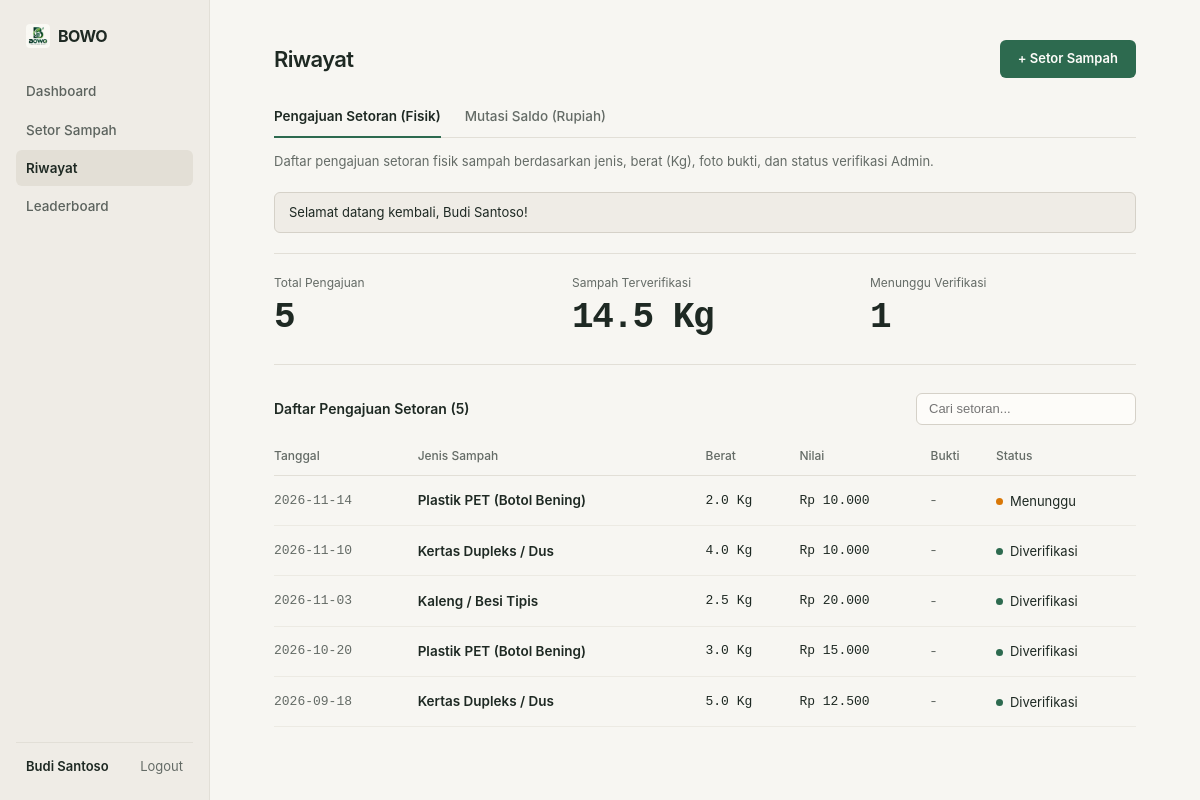
Page /index.php?c=deposit&a=history (signed in) on the committed database.
### tables this page shows
CREATE TABLE `deposits` (
  `id` INT UNSIGNED NOT NULL AUTO_INCREMENT,
  `user_id` INT UNSIGNED NOT NULL,
  `waste_type_id` INT UNSIGNED NOT NULL,
  `weight` DECIMAL(8,2) NOT NULL,
  `price_per_kg` DECIMAL(10,2) NOT NULL,
  `total_value` DECIMAL(12,2) NOT NULL,
  `points` INT NOT NULL,
  `deposit_date` DATE NOT NULL,
  `notes` TEXT DEFAULT NULL,
  `photo_proof` VARCHAR(255) DEFAULT NULL,
  `status` ENUM('menunggu', 'diverifikasi', 'ditolak') NOT NULL DEFAULT 'menunggu',
  `verified_by` INT UNSIGNED DEFAULT NULL,
  `verified_at` DATETIME DEFAULT NULL,
  `created_at` TIMESTAMP NOT NULL DEFAULT CURRENT_TIMESTAMP,
  PRIMARY KEY (`id`),
  KEY `idx_deposits_user_id` (`user_id`),
  KEY `idx_deposits_waste_type_id` (`waste_type_id`),
  KEY `idx_deposits_verified_by` (`verified_by`),
  CONSTRAINT `fk_deposits_user` FOREIGN KEY (`user_id`) REFERENCES `users` (`id`) ON DELETE CASCADE,
  CONSTRAINT `fk_deposits_waste_type` FOREIGN KEY (`waste_type_id`) REFERENCES `waste_types` (`id`) ON DELETE CASCADE,
  CONSTRAINT `fk_deposits_verifier` FOREIGN KEY (`verified_by`) REFERENCES `users` (`id`) ON DELETE SET NULL
);

CREATE TABLE `waste_types` (
  `id` INT UNSIGNED NOT NULL AUTO_INCREMENT,
  `name` VARCHAR(50) NOT NULL,
  `category` VARCHAR(50) NOT NULL,
  `price_per_kg` DECIMAL(10,2) NOT NULL,
  `description` TEXT DEFAULT NULL,
  `status` ENUM('active', 'inactive') NOT NULL DEFAULT 'active',
  `created_at` TIMESTAMP NOT NULL DEFAULT CURRENT_TIMESTAMP,
  PRIMARY KEY (`id`)
);

### app/core/Controller.php (called while the page is built, shortened)
<?php
class Controller
{
    protected function view($viewPath, $data = array())
    {
        $viewFile = __DIR__ . '/../views/' . $viewPath . '.php';
        require $viewFile;
    }
}

### app/controllers/DepositController.php (called while the page is built, shortened)
<?php
class DepositController extends Controller
{
    private $depositModel;
    public function __construct()
    {
        $this->depositModel   = $this->model('Deposit');
    }
    public function history()
    {
        $userId = (int)$_SESSION['user_id'];
        $this->view('user/deposits', array(
            'title'           => 'Riwayat Pengajuan Setoran — BOWO',
            'deposits'        => $this->depositModel->getByUserWithWaste($userId),
            'total_count'     => $this->depositModel->countByUser($userId),
            'verified_weight' => $this->depositModel->getTotalVerifiedWeightByUser($userId),
            'pending_count'   => $this->depositModel->countPendingByUser($userId),
            'flash'           => $this->getFlash()
        ));
    }
}

### index.php (called while the page is built, shortened)
<?php
require_once __DIR__ . '/app/config/Database.php';
require_once __DIR__ . '/app/core/Model.php';
require_once __DIR__ . '/app/core/Controller.php';
$actionMethod  = isset($_GET['a']) ? trim($_GET['a']) : 'index';
$controller = new $controllerName();
$controller->$actionMethod();

### app/core/Model.php (called while the page is built, shortened)
<?php
class Model
{
    public function __construct()
    {
        $this->db = (new Database())->getConnection();
    }
}

### app/config/Database.php (called while the page is built, shortened)
<?php
class Database
{
    private $host     = '127.0.0.1';
    private $db_name  = 'bowo_db';
    private $username = 'root';
    private $password = '';
    private $pdo      = null;
    public function __construct()
    {
        $dsn = 'mysql:host=' . $this->host . ';dbname=' . $this->db_name . ';charset=utf8mb4';
        try {
            $this->pdo = new PDO($dsn, $this->username, $this->password);
            $this->pdo->setAttribute(PDO::ATTR_ERRMODE, PDO::ERRMODE_EXCEPTION);
            $this->pdo->setAttribute(PDO::ATTR_DEFAULT_FETCH_MODE, PDO::FETCH_ASSOC);
        } catch (PDOException $e) {
            die('Koneksi database gagal: ' . htmlspecialchars($e->getMessage()));
        }
    }
    public function getConnection()
    {
        return $this->pdo;
    }
}

### app/models/Deposit.php (called while the page is built, shortened)
<?php
class Deposit extends Model
{
    public function getByUserWithWaste($userId)
    {
        $sql = "SELECT d.*, w.name AS waste_name, w.category AS waste_category
                FROM deposits d
                JOIN waste_types w ON d.waste_type_id = w.id
                WHERE d.user_id = :user_id
                ORDER BY d.id DESC";
        $stmt = $this->db->prepare($sql);
        $stmt->execute(array('user_id' => (int)$userId));
        return $stmt->fetchAll();
    }
}

### app/views/user/deposits.php (the view, shortened to what this page needs)
<?php
require __DIR__ . '/../layouts/header.php';
$statusMap = array(
    'diverifikasi' => array('dot-green', 'Diverifikasi'),
    'ditolak'      => array('dot-red',   'Ditolak'),
    'menunggu'     => array('dot-amber', 'Menunggu')
);
?>
<div class="app-shell">
    <?php require __DIR__ . '/../layouts/user_sidebar.php'; ?>
    <main class="main-canvas">
        <div class="page-header">
            <h1>Riwayat</h1>
            <a href="<?= BASE_URL ?>/index.php?c=deposit&a=create" class="btn-primary">+ Setor Sampah</a>
        </div>
        <nav class="sub-tabs">
            <a href="<?= BASE_URL ?>/index.php?c=deposit&a=history" class="active">Pengajuan Setoran (Fisik)</a>
            <a href="<?= BASE_URL ?>/index.php?c=transaction&a=history">Mutasi Saldo (Rupiah)</a>
        </nav>
        <p class="sub-desc">Daftar pengajuan setoran fisik sampah berdasarkan jenis, berat (Kg), foto bukti, dan status verifikasi Admin.</p>
        <?php require __DIR__ . '/../layouts/flash.php'; ?>
        <section class="metrics-row">
            <div>
                <span class="metric-label">Total Pengajuan</span>
                <div class="metric-value"><?= number_format((int)$total_count) ?></div>
            </div>
            <div>
                <span class="metric-label">Sampah Terverifikasi</span>
                <div class="metric-value"><?= number_format((float)$verified_weight, 1) ?> Kg</div>
            </div>
            <div>
                <span class="metric-label">Menunggu Verifikasi</span>
                <div class="metric-value"><?= number_format((int)$pending_count) ?></div>
            </div>
        </section>
        <div class="section-bar">
            <h2>Daftar Pengajuan Setoran (<?= count($deposits) ?>)</h2>
            <div class="actions-inline">
                <input type="text" id="deposit-search-input" class="search-input" placeholder="Cari setoran...">
            </div>
        </div>
        <table id="user-deposits-table" class="is-compact">
            <thead>
                <tr>
                    <th>Tanggal</th>
                    <th>Jenis Sampah</th>
                    <th>Berat</th>
                    <th>Nilai</th>
                    <th>Bukti</th>
                    <th>Status</th>
                </tr>
            </thead>
            <tbody>
                <?php foreach ($deposits as $idx => $dep): ?>
                    <?php
                    $rowClass = ($idx >= 10) ? 'deposit-row extra-row' : 'deposit-row';
                    $st       = isset($statusMap[$dep['status']]) ? $statusMap[$dep['status']] : $statusMap['menunggu'];
                    ?>
                    <tr class="<?= $rowClass ?>">
                        <td class="mono muted-text"><?= htmlspecialchars($dep['deposit_date']) ?></td>
                        <td class="name-text"><?= htmlspecialchars($dep['waste_name']) ?></td>
                        <td class="mono"><?= number_format((float)$dep['weight'], 1) ?> Kg</td>
                        <td class="mono">Rp <?= number_format((float)$dep['total_value'], 0, ',', '.') ?></td>
                        <td>
                            <?php if (!empty($dep['photo_proof'])): ?>
                                <a href="<?= BASE_URL . '/' . ltrim($dep['photo_proof'], '/') ?>" target="_blank" class="link-subtle">Lihat</a>
                            <?php else: ?>
                                <span class="muted-text">-</span>
                            <?php endif; ?>
                        </td>
                        <td>
                            <span class="status-dot"><span class="dot <?= $st[0] ?>"></span><?= $st[1] ?></span>
                        </td>
                    </tr>
                <?php endforeach; ?>
            </tbody>
        </table>
    </main>
</div>
<?php require __DIR__ . '/../layouts/footer.php'; ?>

### public/assets/css/style.css (style rules this page uses)
:root { --sans: -apple-system, BlinkMacSystemFont, "Inter", "Segoe UI", Roboto, sans-serif; --mono: "JetBrains Mono", "IBM Plex Mono", ui-monospace, SFMono-Regular, Consolas, monospace; }
* { box-sizing: border-box; margin: 0; padding: 0; }
body { font-family: var(--sans); background: #F7F6F2; color: #1E2923; font-size: 13.5px; line-height: 1.5; -webkit-font-smoothing: antialiased; }
.app-shell { display: grid; grid-template-columns: 210px minmax(0, 1fr); min-height: 100vh; background: #F7F6F2; }
.main-canvas { padding: 40px 64px; max-width: 1200px; width: 100%; background: #F7F6F2; }
.mono { font-family: var(--mono); font-variant-numeric: tabular-nums; font-size: 13px; }
.name-text { font-weight: 600; color: #1E2923; }
.muted-text { color: #646B66; font-size: 13px; }
.page-header { display: flex; justify-content: space-between; align-items: center; margin-bottom: 20px; }
.page-header h1 { font-size: 22px; font-weight: 600; letter-spacing: -0.03em; color: #1E2923; }
.sub-tabs { display: flex; gap: 24px; border-bottom: 1px solid #E2DFD7; margin-bottom: 14px; }
.sub-tabs a { padding: 8px 0 10px; font-size: 13.5px; font-weight: 500; color: #646B66; text-decoration: none; border-bottom: 2px solid transparent; margin-bottom: -1px; }
.sub-tabs a.active { color: #1E2923; font-weight: 600; border-bottom-color: #2D6A4F; }
.sub-desc { font-size: 13px; color: #646B66; margin-bottom: 20px; }
.metrics-row { display: grid; grid-template-columns: repeat(3, 1fr); gap: 32px; padding: 20px 0 26px; border-top: 1px solid #E2DFD7; border-bottom: 1px solid #E2DFD7; margin-bottom: 28px; }
.metric-label { font-size: 12px; color: #646B66; margin-bottom: 6px; display: block; }
.metric-value { font-family: var(--mono); font-size: 36px; font-weight: 700; color: #1E2923; letter-spacing: -0.04em; line-height: 1.1; font-variant-numeric: tabular-nums; }
.field input, .field select, .field textarea, .readonly-box, .search-input { height: 38px; padding: 0 12px; border: 1px solid #D5D1C8; border-radius: 6px; font-size: 13px; color: #1E2923; background: #FDFCF9; width: 100%; }
.btn-primary, .btn-sm { display: inline-flex; align-items: center; text-decoration: none; cursor: pointer; }
.btn-primary { height: 38px; padding: 0 18px; border-radius: 6px; background: #2D6A4F; color: #FDFCF9 !important; font-size: 13px; font-weight: 600; border: none; justify-content: center; white-space: nowrap; }
.section-bar { display: flex; justify-content: space-between; align-items: center; margin-bottom: 12px; gap: 12px; }
.section-bar h2 { font-size: 14px; font-weight: 600; color: #1E2923; }
.search-input { width: 220px; height: 32px; }
table { width: 100%; border-collapse: collapse; }
th, td { text-align: left; }
th { font-size: 12px; font-weight: 500; color: #646B66; padding: 10px 12px 10px 0; border-bottom: 1px solid #E2DFD7; }
td { padding: 14px 12px 14px 0; border-bottom: 1px solid #ECEAE3; font-size: 13.5px; color: #1E2923; vertical-align: middle; }
th:last-child, td:last-child { padding-right: 6px; white-space: nowrap; }
.status-dot { display: inline-flex; align-items: center; font-size: 13px; color: #1E2923; white-space: nowrap; }
.dot { display: inline-block; width: 7px; height: 7px; border-radius: 50%; margin-right: 7px; vertical-align: middle; }
.dot-amber { background: #D97706; }
.dot-green { background: #2D6A4F; }
.actions-inline { display: inline-flex; gap: 6px; align-items: center; justify-content: flex-start; }

### rows in the picture
deposits: deposit_date "2026-11-14", waste_type.name "Plastik PET (Botol Bening)", weight "2.0", total_value "10.000", status "Menunggu"
deposits: deposit_date "2026-11-10", waste_type.name "Kertas Dupleks / Dus", weight "4.0", total_value "10.000", status "Diverifikasi"
deposits: deposit_date "2026-11-03", waste_type.name "Kaleng / Besi Tipis", weight "2.5", total_value "20.000", status "Diverifikasi"
deposits: deposit_date "2026-10-20", waste_type.name "Plastik PET (Botol Bening)", weight "3.0", total_value "15.000", status "Diverifikasi"
deposits: deposit_date "2026-09-18", waste_type.name "Kertas Dupleks / Dus", weight "5.0", total_value "12.500", status "Diverifikasi"

### other values in the picture
isset($_SESSION['name']) ? $_SESSION['name'] : 'Nasabah' "Budi Santoso"
$flash['message'] "Selamat datang kembali, Budi Santoso!"
$total_count "5"
$verified_weight "14.5"
$pending_count "1"
count($deposits) "5"
